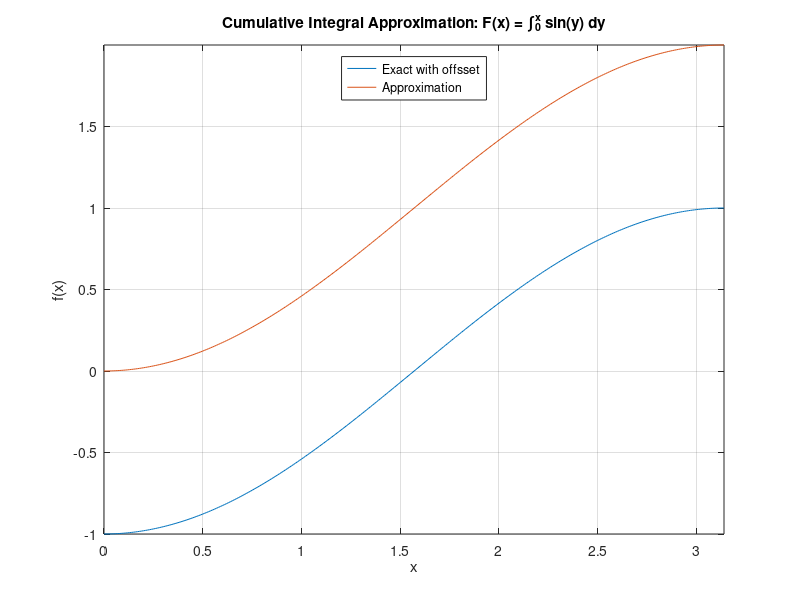

This chart was generated by the following MATLAB code:
% Script demonstrating approximation of a Cumulative Integral using built-in functions.
% Author: Chris B. Kirov
% Date: 09.10.2017  
clc
clear
close all

h = 0.01;
x = 0 : h : pi;
f = sin(x);
F_exact = -cos(x);
F_approx = cumtrapz(x, f);

plot(x, F_exact, x, F_approx);
grid on
axis tight
title('Cumulative Integral Approximation: F(x) = \int_0^{x} sin(y) dy')
xlabel('x')
ylabel('f(x)')
legend('Exact with offsset', 'Approximation', 'Location', 'north')
